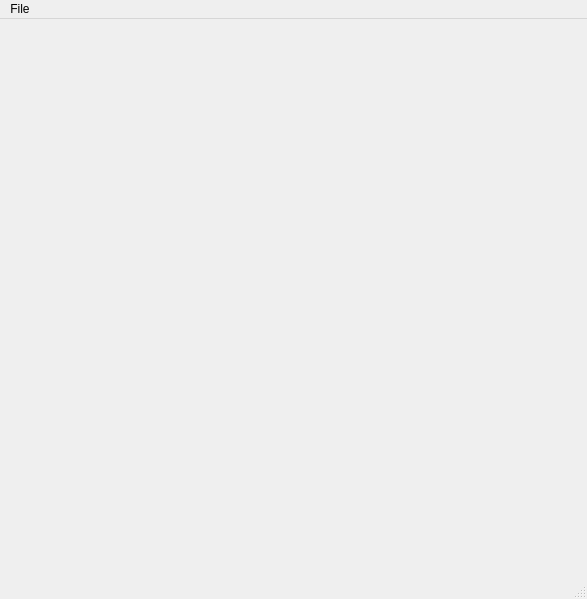
<?xml version="1.0" encoding="UTF-8"?>
<ui version="4.0">
 <class>abaMainWindow</class>
 <widget class="QMainWindow" name="abaMainWindow">
  <property name="geometry">
   <rect>
    <x>0</x>
    <y>0</y>
    <width>587</width>
    <height>599</height>
   </rect>
  </property>
  <property name="windowTitle">
   <string>abaGUI</string>
  </property>
  <property name="statusTip">
   <string/>
  </property>
  <widget class="QWidget" name="centralwidget">
   <layout class="QVBoxLayout" name="verticalLayout_2" stretch="1,0">
    <property name="margin">
     <number>0</number>
    </property>
    <item>
     <widget class="GLWidget" name="glWidget" native="true">
      <property name="enabled">
       <bool>true</bool>
      </property>
      <property name="minimumSize">
       <size>
        <width>300</width>
        <height>300</height>
       </size>
      </property>
     </widget>
    </item>
    <item>
     <layout class="QVBoxLayout" name="verticalLayout" stretch=""/>
    </item>
   </layout>
  </widget>
  <widget class="QMenuBar" name="menubar">
   <property name="geometry">
    <rect>
     <x>0</x>
     <y>0</y>
     <width>587</width>
     <height>25</height>
    </rect>
   </property>
   <widget class="QMenu" name="menuFile">
    <property name="title">
     <string>File</string>
    </property>
    <addaction name="actionQuit"/>
   </widget>
   <addaction name="menuFile"/>
  </widget>
  <widget class="QStatusBar" name="statusbar"/>
  <action name="actionQuit">
   <property name="text">
    <string>Quit</string>
   </property>
  </action>
  <action name="actionDrawJoints">
   <property name="checkable">
    <bool>true</bool>
   </property>
   <property name="text">
    <string>Draw Joints</string>
   </property>
   <property name="shortcut">
    <string>J</string>
   </property>
  </action>
  <action name="actionDrawSkeleton">
   <property name="checkable">
    <bool>true</bool>
   </property>
   <property name="text">
    <string>Draw Skeleton</string>
   </property>
   <property name="shortcut">
    <string>S</string>
   </property>
  </action>
  <action name="actionDrawMesh">
   <property name="checkable">
    <bool>true</bool>
   </property>
   <property name="text">
    <string>Draw Mesh</string>
   </property>
   <property name="shortcut">
    <string>M</string>
   </property>
  </action>
  <action name="actionDrawPoints">
   <property name="checkable">
    <bool>true</bool>
   </property>
   <property name="text">
    <string>Draw Points</string>
   </property>
   <property name="shortcut">
    <string>P</string>
   </property>
  </action>
  <action name="actionRender_Imageseries">
   <property name="enabled">
    <bool>true</bool>
   </property>
   <property name="text">
    <string>Render Imageseries</string>
   </property>
  </action>
 </widget>
 <customwidgets>
  <customwidget>
   <class>GLWidget</class>
   <extends>QWidget</extends>
   <header location="global">glwidget.h</header>
   <container>1</container>
  </customwidget>
 </customwidgets>
 <resources/>
 <connections/>
</ui>
